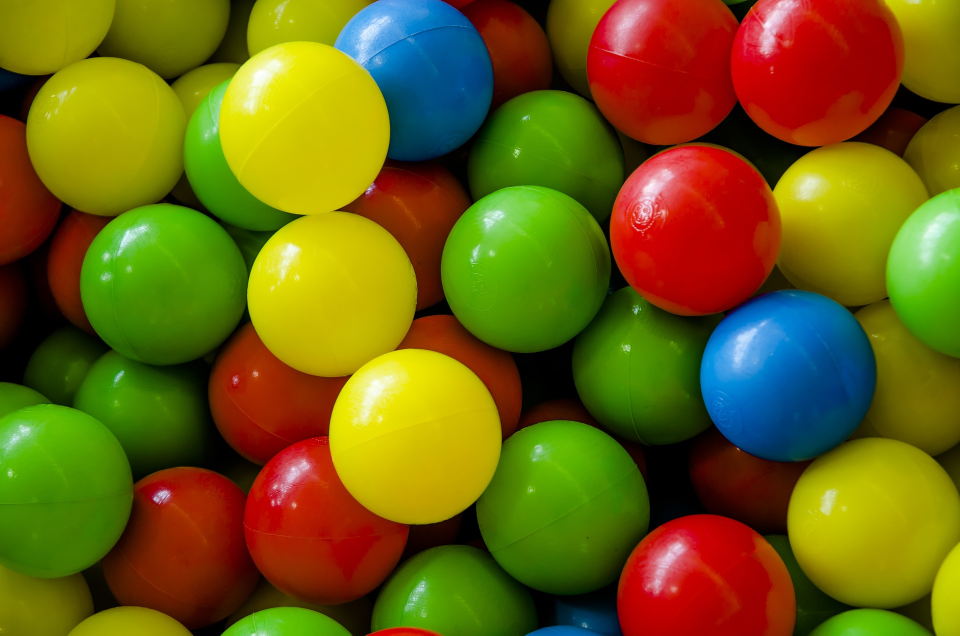
#> input picture Images/coloredballs.jpg, 1920 x 1271 px (shown at 1/2 size)
$ python Code.py
#> lines starting #> are read from the running program, lines starting #| are printed output that depends on the picture; after the words box and inside, x2 and y2 are one past the last pixel; in counts of white or black regions, pixels touching at a corner belong together
""" This code detects the objects based on color"""

# Import the necessary libraries
import cv2
import numpy as np

# Create a dummy function. It is required for cv2.createTrackbar()
def do_nothing(x):
    pass

# Create a named window to create trackbars
cv2.namedWindow("Tracking")

# Create trackbars to adjust the cut-off color range
cv2.createTrackbar("Lower Hue", "Tracking", 0, 255, do_nothing)
#> slider 'Lower Hue' is set to 51
cv2.createTrackbar("Lower Sat", "Tracking", 0, 255, do_nothing)
#> slider 'Lower Sat' is set to 51
cv2.createTrackbar("Lower Val", "Tracking", 0, 255, do_nothing)
#> slider 'Lower Val' is set to 51
cv2.createTrackbar("Upper Hue", "Tracking", 255, 255, do_nothing)
cv2.createTrackbar("Upper Sat", "Tracking", 255, 255, do_nothing)
cv2.createTrackbar("Upper Val", "Tracking", 255, 255, do_nothing)

while True:
    # Read the image
    img = cv2.imread('Images/coloredballs.jpg')
#> img is the input picture: shape (1271, 1920, 3); mean B, G, R 17.6, 96.7, 109.9

    # Resize the image
    img = cv2.resize(img, None, fx=0.24,fy=0.24)
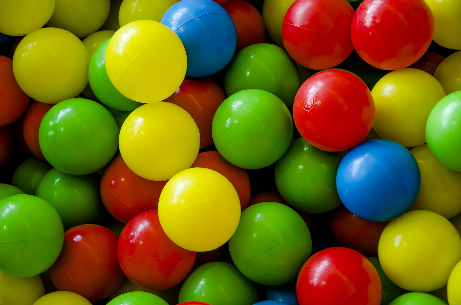
#> img: shape (305, 461, 3); mean B, G, R 17.6, 96.7, 109.8

    # Convert BGR image to HSV color
    hsv = cv2.cvtColor(img, cv2.COLOR_BGR2HSV)
#> hsv: shape (305, 461, 3); mean H, S, V 36.3, 241, 135.9

    # Get the track bars to get lower & upper
    # HSV (actually BGR) color values.
    l_h = cv2.getTrackbarPos("Lower Hue", "Tracking")
    l_s = cv2.getTrackbarPos("Lower Sat", "Tracking")
    l_v = cv2.getTrackbarPos("Lower Val", "Tracking")
    u_h = cv2.getTrackbarPos("Upper Hue", "Tracking")
    u_s = cv2.getTrackbarPos("Upper Sat", "Tracking")
    u_v = cv2.getTrackbarPos("Upper Val", "Tracking")

    # Convert the HSV (BGR) color values to array
    lower_bound = np.array([l_h, l_s, l_v])
    upper_bound = np.array([u_h, u_s, u_v])

    # Create the mask
    # The function gives the values within the
    # lower_bound & upper_bound range
    mask = cv2.inRange(hsv, lower_bound, upper_bound)
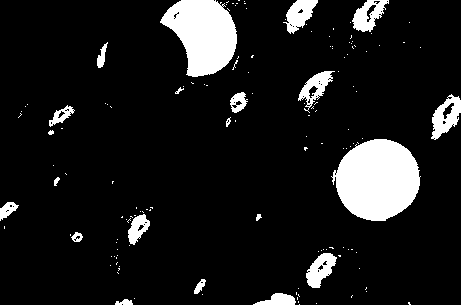
#> mask: shape (305, 461); 10.4% white; 143 white regions (122 under 20 px), largest, box (x1, y1, x2, y2) and area: (331, 139, 421, 221) 5408, (160, 0, 237, 77) 3955, (431, 94, 461, 140) 723

    # Perform the bitwise AND of image with itself
    # & using the mask of cut-off colors
    result = cv2.bitwise_and(img, img, mask=mask)
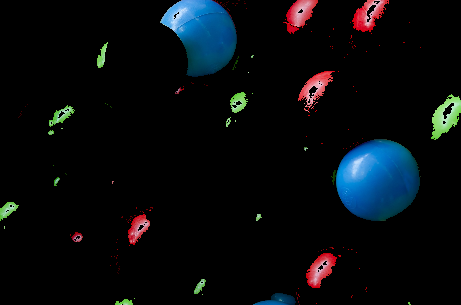
#> result: shape (305, 461, 3); mean B, G, R 13.7, 10.9, 7.4

    # Display all the images
    cv2.imshow("Input Image", img)
    cv2.imshow("Mask", mask)
    cv2.imshow("Result", result)

    # Wait for 1 millisecond
    key = cv2.waitKey(1)
#> (key Esc is pressed here)

    # When "Escape" key is pressed, save the images
    # & close all windows
    if key == 27:
        # Save the images
        cv2.imwrite("Mask.jpg",mask)
        cv2.imwrite("Result.jpg",result)
        cv2.imwrite("resize.jpg",img)
        break

# Close all windows
cv2.destroyAllWindows()
